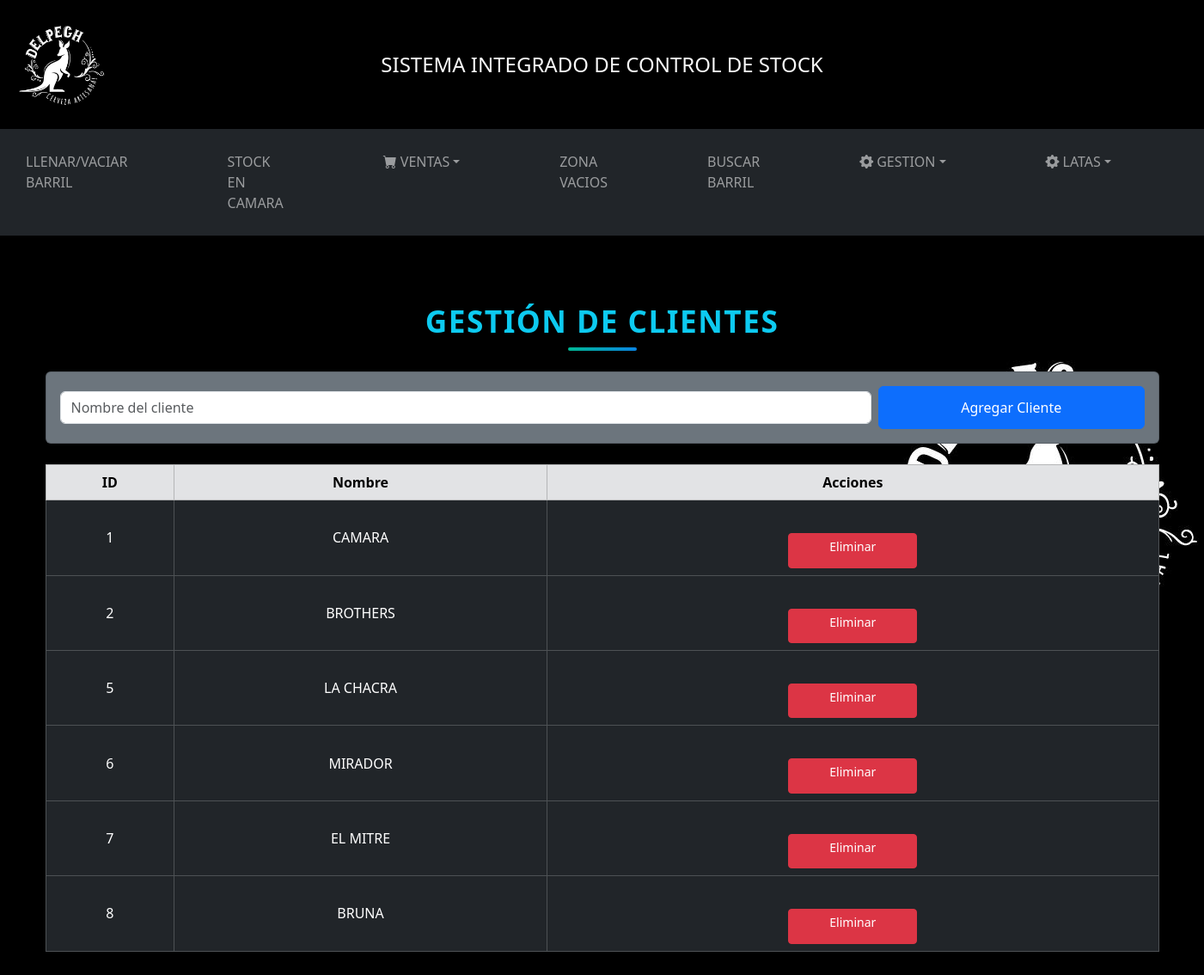
The app's page /gestionarcliente.php with its own data.
### tables this page shows
CREATE TABLE `lugar` (
  `id_lugar` int(11) NOT NULL,
  `nombre` varchar(50) NOT NULL
);

### models/lugar.model.php (called while the page is built, shortened)
<?php
    require_once __DIR__ . '/../config/database.php';
class lugarModel {
    private $db;
    public function __construct() {
        $database = new Database();
        $this->db = $database->connect();
    }
    public function getAllLugares() {
        $query = $this->db->prepare('SELECT * FROM lugar');
        $query->execute();
        $lugares = $query->fetchAll(PDO::FETCH_OBJ);
        return $lugares;
    }
}

### config/database.php (called while the page is built, shortened)
<?php
class Database {
    private $host = "localhost";
    private $dbname = "delpechcerveceria";
    private $username = "root";
    private $password = "";
    public function connect() {
        $this->db = null;
        try {
            $this->db = new PDO("mysql:host=" . $this->host . ";dbname=" . $this->dbname, $this->username, $this->password);
            $this->db->setAttribute(PDO::ATTR_ERRMODE, PDO::ERRMODE_EXCEPTION);
        } catch (PDOException $e) {
            echo "Error de conexión: " . $e->getMessage();
        }
        return $this->db;
    }
}
?>

### controllers/lugar.controller.php (called while the page is built, shortened)
<?php
require_once __DIR__ . '/../models/lugar.model.php';
class lugarController {
    private $lugarModel;
    public function __construct() {
        $this->lugarModel = new lugarModel();
    }
    public function getAllLugares() {
        $lugares = $this->lugarModel->getAllLugares();
        return $lugares;
    }
}

### gestionarcliente.php (the view, shortened to what this page needs)
<?php
require_once __DIR__ . '/controllers/lugar.controller.php';
$controllerLugar = new lugarController();
$clientes = $controllerLugar->getAllLugares();
?>
<!DOCTYPE html>
<html lang="es">
<head>
<link rel="stylesheet" href="styles.css">
<link href="https://cdn.jsdelivr.net/npm/bootstrap@5.3.3/dist/css/bootstrap.min.css" rel="stylesheet">
<link href="https://cdn.jsdelivr.net/npm/bootstrap-icons/font/bootstrap-icons.css" rel="stylesheet">
</head>
<body class="text-white section-fondo">
<?php include './views/header.php'; ?>
<?php include './views/nav.php'; ?>
<div class="container py-5">
    <h2 class="text-center text-info mb-4 venta">Gestión de Clientes</h2>
    <div class="card bg-secondary mb-4">
        <div class="card-body">
            <form action="" method="POST" class="row g-2 align-items-center">
                <div class="col-md-9">
                    <input type="text" name="nombre" class="form-control" placeholder="Nombre del cliente" required>
                </div>
                <div class="col-md-3">
                    <button type="submit" name="agregar_cliente" class="btn btn-primary w-100 btn-custom">Agregar Cliente</button>
                </div>
            </form>
        </div>
    </div>
    <div class="table-responsive">
        <table class="table table-dark table-hover table-bordered text-center align-middle">
            <thead class="table-secondary text-dark">
                <tr>
                    <th>ID</th>
                    <th>Nombre</th>
                    <th>Acciones</th>
                </tr>
            </thead>
            <tbody>
            <?php
            $clientesFiltrados = array_filter($clientes, function($c) {
                return strtoupper($c->nombre) !== 'ZONA_VACIOS';
            });
            ?>
            <?php if (!empty($clientesFiltrados)): ?>
                    <?php foreach ($clientesFiltrados as $cliente): ?>
                        <tr>
                            <td><?= htmlspecialchars($cliente->id_lugar) ?></td>
                            <td><?= htmlspecialchars($cliente->nombre) ?></td>
                            <td>
                                <a href="?eliminar=<?= $cliente->id_lugar ?>" class="btn btn-danger btn-sm"
                                   onclick="return confirm('¿Seguro que quieres eliminar este cliente?');">
                                   Eliminar
                                </a>
                            </td>
                        </tr>
                    <?php endforeach; ?>
                <?php else: ?>
                    <tr>
                        <td colspan="3" class="text-warning">No hay clientes registrados.</td>
                    </tr>
                <?php endif; ?>
            </tbody>
        </table>
    </div>
</div>
</body>
</html>

### styles.css (style rules this page uses)
* { margin:0; padding: 0; box-sizing: border-box; }
body { background-color: #000000; font-family: "Roboto Condensed", sans-serif; height: 100%; }
.section-fondo { background-image: url('./img/logo.jpg'); background-repeat: no-repeat; background-position: center right; background-size: auto; background-attachment: fixed; background-color: #000000; }
.btn { width: 150px; height: 150px; }
.venta { text-align: center; font-size: 2.2rem; color: #2c3e50; margin-top: 30px; margin-bottom: 25px; position: relative; font-weight: bold; text-transform: uppercase; letter-spacing: 1.5px; }
.venta::after { content: ''; display: block; width: 80px; height: 4px; background: linear-gradient(90deg, #00b894, #0984e3); margin: 10px auto 0; border-radius: 2px; }
.btn-sm { height: calc(2.4rem + 2px); padding: 0.25rem 0.75rem; margin-top: 30px; }
.btn-custom { height: 50px; }

### records on screen
lugar: id_lugar "1", nombre "CAMARA"
lugar: id_lugar "2", nombre "BROTHERS"
lugar: id_lugar "5", nombre "LA CHACRA"
lugar: id_lugar "6", nombre "MIRADOR"
lugar: id_lugar "7", nombre "EL MITRE"
lugar: id_lugar "8", nombre "BRUNA"
